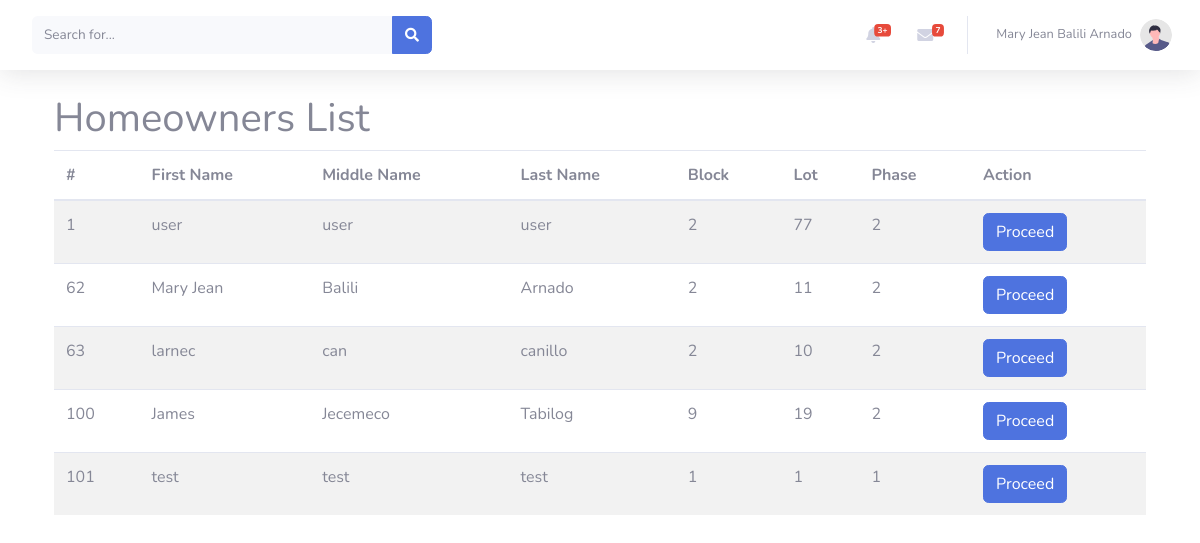
Screenshot of /homeownerslist.php (signed in) with the database file from the repository.
### tables this page shows
CREATE TABLE `user` (
  `id` int(50) NOT NULL,
  `firstname` varchar(50) NOT NULL,
  `middlename` varchar(50) NOT NULL,
  `lastname` varchar(50) NOT NULL,
  `block` int(50) NOT NULL,
  `lot` int(50) NOT NULL,
  `phase` int(30) NOT NULL,
  `username` varchar(30) NOT NULL,
  `password` varchar(500) NOT NULL,
  `emailadd` varchar(50) NOT NULL,
  `phonenum` bigint(12) NOT NULL,
  `address` varchar(50) NOT NULL,
  `postalcode` int(50) NOT NULL,
  `usertype` varchar(50) NOT NULL,
  `photo` varchar(50) NOT NULL,
  `status` int(1) NOT NULL DEFAULT 0
);

### fetch_homeowners.php (the view, shortened to what this page needs)
<?php
$servername = "localhost";
$username = "root";
$password = "";
$dbname = "waternetic";
$conn = new mysqli($servername, $username, $password, $dbname);
$sql = "SELECT * FROM user WHERE usertype = 'User'";
$result = $conn->query($sql);
if ($result->num_rows > 0) {
    while($row = $result->fetch_assoc()) {
        echo "<tr>";
        echo "<td>" . $row["id"] . "</td>";
        echo "<td>" . $row["firstname"] . "</td>";
        echo "<td>" . $row["middlename"] . "</td>";
        echo "<td>" . $row["lastname"] . "</td>";
        echo "<td>" . $row["block"] . "</td>";
        echo "<td>" . $row["lot"] . "</td>";
        echo "<td>" . $row["phase"] . "</td>";
        echo "<td><a class='btn btn-primary' href='form_interface.php?user_id=" . $row["id"] . "'>Proceed</a></td>";
        echo "</tr>";
    }
} else {
    echo "<tr><td colspan='7'>No homeowners found.</td></tr>";
}
?>

### includes/nav-reader.php (shortened to what this page needs)
<nav class="navbar navbar-expand navbar-light bg-white topbar mb-4 static-top shadow">
<form
    class="d-none d-sm-inline-block form-inline mr-auto ml-md-3 my-2 my-md-0 mw-100 navbar-search">
    <div class="input-group">
        <input type="text" class="form-control bg-light border-0 small" placeholder="Search for..."
            aria-label="Search" aria-describedby="basic-addon2">
        <div class="input-group-append">
            <button class="btn btn-primary" type="button">
                <i class="fas fa-search fa-sm"></i>
            </button>
        </div>
    </div>
</form>
<ul class="navbar-nav ml-auto">
    <li class="nav-item dropdown no-arrow mx-1">
        <a class="nav-link dropdown-toggle" href="#" id="alertsDropdown" role="button"
            data-toggle="dropdown" aria-haspopup="true" aria-expanded="false">
            <i class="fas fa-bell fa-fw"></i>
            <span class="badge badge-danger badge-counter">3+</span>
        </a>
    </li>
    <li class="nav-item dropdown no-arrow mx-1">
        <a class="nav-link dropdown-toggle" href="#" id="messagesDropdown" role="button"
            data-toggle="dropdown" aria-haspopup="true" aria-expanded="false">
            <i class="fas fa-envelope fa-fw"></i>
            <span class="badge badge-danger badge-counter">7</span>
        </a>
    </li>
    <li class="nav-item dropdown no-arrow">
    <a class="nav-link dropdown-toggle" href="#" id="userDropdown" role="button"
            data-toggle="dropdown" aria-haspopup="true" aria-expanded="false">
            <span class="mr-2 d-none d-lg-inline text-gray-600 small"><?php echo $row['firstname'] . ' ' . $row['middlename'] . ' ' . $row['lastname']; ?></span>
            <img class="img-profile rounded-circle"
                src="img/undraw_profile.svg">
        </a>
    </li>
</ul>
</nav>

### rows the page displays
user: firstname "Mary Jean", middlename "Balili", lastname "Arnado", id "62", block "2", lot "11", phase "2"
user: id "1", firstname "user", middlename "user", lastname "user", block "2", lot "77", phase "2"
user: id "63", firstname "larnec", middlename "can", lastname "canillo", block "2", lot "10", phase "2"
user: id "100", firstname "James", middlename "Jecemeco", lastname "Tabilog", block "9", lot "19", phase "2"
user: id "101", firstname "test", middlename "test", lastname "test", block "1", lot "1", phase "1"
